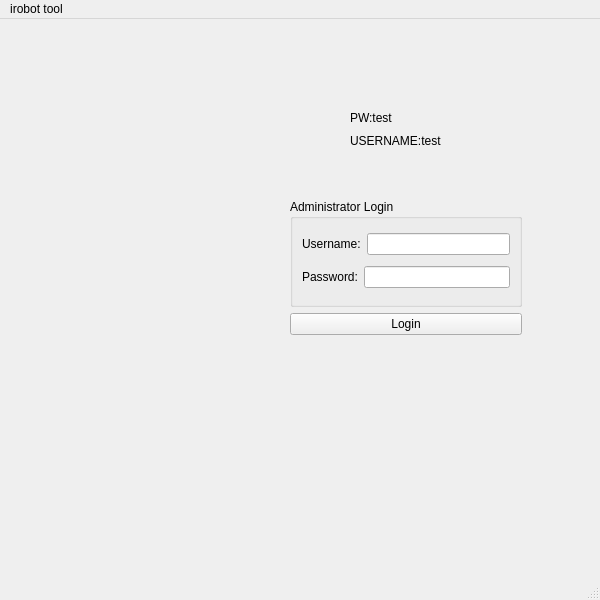
<?xml version="1.0" encoding="UTF-8"?>
<ui version="4.0">
 <class>MainWindow</class>
 <widget class="QMainWindow" name="MainWindow">
  <property name="geometry">
   <rect>
    <x>0</x>
    <y>0</y>
    <width>600</width>
    <height>600</height>
   </rect>
  </property>
  <property name="font">
   <font>
    <family>MS Shell Dlg 2</family>
   </font>
  </property>
  <property name="windowTitle">
   <string>MainWindow</string>
  </property>
  <widget class="QWidget" name="centralwidget">
   <widget class="QLabel" name="label_pic">
    <property name="geometry">
     <rect>
      <x>60</x>
      <y>140</y>
      <width>200</width>
      <height>200</height>
     </rect>
    </property>
    <property name="mouseTracking">
     <bool>false</bool>
    </property>
    <property name="text">
     <string/>
    </property>
   </widget>
   <widget class="QWidget" name="layoutWidget">
    <property name="geometry">
     <rect>
      <x>290</x>
      <y>180</y>
      <width>232</width>
      <height>136</height>
     </rect>
    </property>
    <layout class="QVBoxLayout" name="verticalLayout_2">
     <item>
      <widget class="QGroupBox" name="groupBox">
       <property name="title">
        <string>Administrator Login</string>
       </property>
       <layout class="QHBoxLayout" name="horizontalLayout_3">
        <item>
         <layout class="QVBoxLayout" name="verticalLayout">
          <item>
           <layout class="QHBoxLayout" name="horizontalLayout">
            <item>
             <widget class="QLabel" name="label">
              <property name="text">
               <string>Username:</string>
              </property>
             </widget>
            </item>
            <item>
             <widget class="QLineEdit" name="lineEdit_username"/>
            </item>
           </layout>
          </item>
          <item>
           <layout class="QHBoxLayout" name="horizontalLayout_2">
            <item>
             <widget class="QLabel" name="label_2">
              <property name="text">
               <string>Password:</string>
              </property>
             </widget>
            </item>
            <item>
             <widget class="QLineEdit" name="lineEdit_password">
              <property name="echoMode">
               <enum>QLineEdit::Password</enum>
              </property>
             </widget>
            </item>
           </layout>
          </item>
         </layout>
        </item>
       </layout>
      </widget>
     </item>
     <item>
      <widget class="QPushButton" name="pushButton_Login">
       <property name="text">
        <string>Login</string>
       </property>
      </widget>
     </item>
    </layout>
   </widget>
   <widget class="QWidget" name="layoutWidget">
    <property name="geometry">
     <rect>
      <x>350</x>
      <y>90</y>
      <width>93</width>
      <height>40</height>
     </rect>
    </property>
    <layout class="QVBoxLayout" name="verticalLayout_3">
     <item>
      <widget class="QLabel" name="label_4">
       <property name="text">
        <string>PW:test</string>
       </property>
      </widget>
     </item>
     <item>
      <widget class="QLabel" name="label_3">
       <property name="text">
        <string>USERNAME:test</string>
       </property>
      </widget>
     </item>
    </layout>
   </widget>
  </widget>
  <widget class="QStatusBar" name="statusbar"/>
  <widget class="QMenuBar" name="menubar">
   <property name="geometry">
    <rect>
     <x>0</x>
     <y>0</y>
     <width>600</width>
     <height>25</height>
    </rect>
   </property>
   <widget class="QMenu" name="menuirobot_login">
    <property name="title">
     <string>irobot tool</string>
    </property>
   </widget>
   <addaction name="menuirobot_login"/>
  </widget>
 </widget>
 <resources/>
 <connections/>
 <slots>
  <slot>on_pushButton_Login_clicked()</slot>
 </slots>
</ui>
